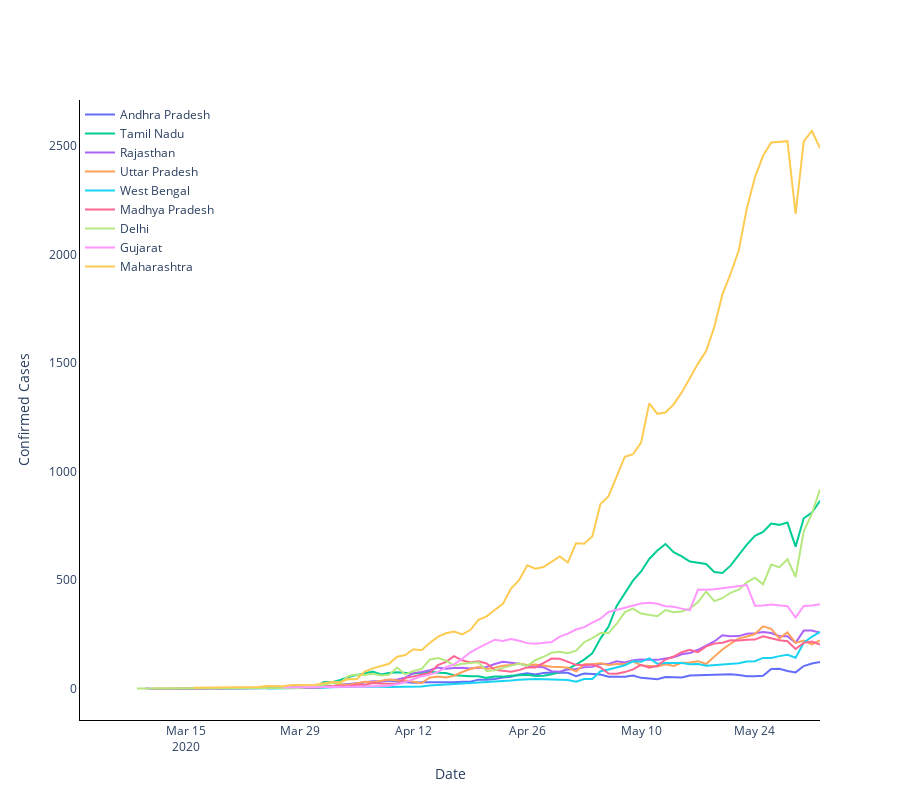

Notebook code for this chart:
### Code cell
fig=go.Figure()
for state in df_india.sort_values('deaths')["deaths"].index[-10:]:
    fig.add_trace(go.Scatter(x=states_df[states_df['State/UnionTerritory'] == state].index, y=states_df[states_df['State/UnionTerritory'] == state]["Confirmed"].rolling(window=7).mean().diff(),
                    mode='lines',name=state))
# fig.update_layout(height=800,title="7 Days Rolling Average of Daily increase of Confirmed Cases",
#                  xaxis_title="Date",yaxis_title="Confirmed Cases",
#                  legend=dict(x=0,y=1,traceorder="normal"), plot_bgcolor='rgba(0,0,0,0)')
fig.update_layout(height=800,
                 xaxis_title="Date",yaxis_title="Confirmed Cases",
                 legend=dict(x=0,y=1,traceorder="normal"), plot_bgcolor='rgba(0,0,0,0)')
fig.update_xaxes(showline=True, linewidth=1, linecolor='black')
fig.update_yaxes(showline=True, linewidth=1, linecolor='black')
fig.show()
